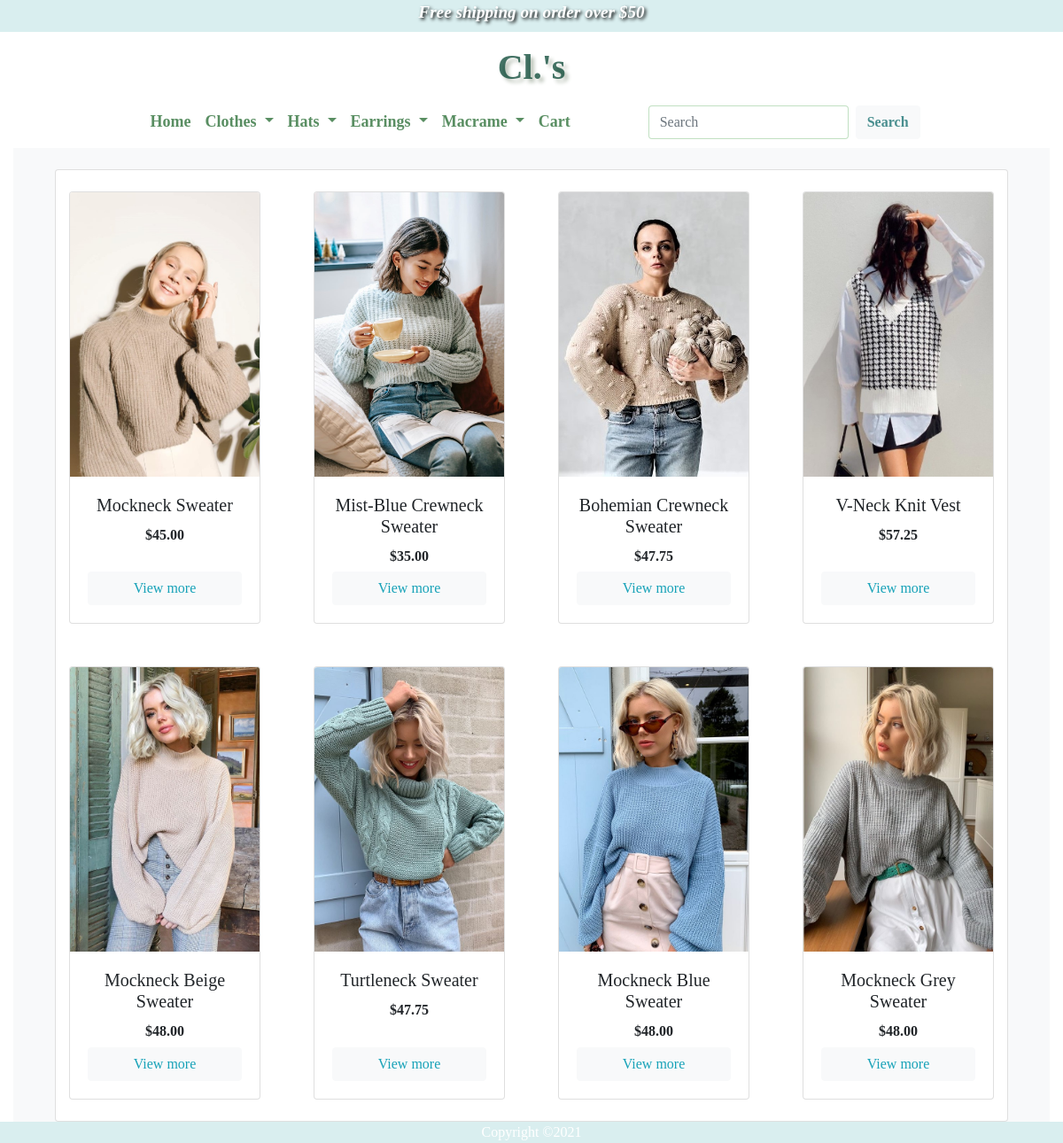
Page /category/1/ on the committed database.
### Cls/models.py (models this page shows, shortened)
class Product(db.Model):
        __tablename__='products'
        id=db.Column(db.Integer, primary_key=True)
        name=db.Column(db.String(64), nullable=False)
        clothes_category_id=db.Column(db.Integer, db.ForeignKey('clothes.id'))
        price=db.Column(db.Float, nullable=False)
        main_image=db.Column(db.String(64),nullable=False)
        img1=db.Column(db.String(64))
        img2=db.Column(db.String(64))
        description=db.Column(db.String(500),nullable=False)
        note1=db.Column(db.String(500))
        note2=db.Column(db.String(500))
        note3=db.Column(db.String(500))

### Cls/views.py (the view)
@bp.route('/category/<int:categoryid>/')#just the address name
def items(categoryid):# self deined name
    category_name = Clothes_category.query.all()#for getting the category name
    products_cate=Product.query.filter(Product.clothes_category_id == categoryid)
    return render_template('items.html', c = category_name, p=products_cate)#c and p refer to the tags in items pages

### Cls/templates/items.html (shortened to what this page needs)
{% extends 'base.html'%}
{%block button %}
<li class="nav-item">
    <a class="nav-link" href="{{url_for('main.home')}}">Home</a>
</li>
{%endblock button %}
{%block main%}
<section id="clothes">
    <div class="Clothes py-4 bg-light">
        <div id="clothes" class="container-fluid px-4">
            <div class="row mx-2">
                <div class="col-md-12">
                    <div class="card-deck">
                        <div class="card">
                            {%for row in p | batch(4)%}
                            <div class="row  py-4">
                                {%for product in row%}
                                <div class="col-sm-6 col-md-3">
                                    <div class="card  h-100 ">
                                        <img class="card-img-top"
                                            src="{{url_for('static',filename='img/'+product.main_image)}}" alt="image">
                                        <div class="card-body text-center d-flex flex-column">
                                            <h5 class="card-title">{{product.name}}</h5>
                                            <h6 class="product-price" style="font-weight: bold;">
                                                </i>{{"$%.2f"|format(product.price)}}</h6>
                                            <a href="{{url_for('main.details', detailid=product.id)}}"
                                                class="btn btn-light text-info mt-auto ">View more</a>
                                        </div>
                                    </div>
                                </div>
                                {%endfor%}
                            </div>
                            {%endfor%}
                        </div>
                    </div>
                </div>
            </div>
        </div>
</section>
{%endblock main%}

### Cls/templates/base.html (shortened to what this page needs)
<!DOCTYPE html>
<html lang="en">
<head>
    <link rel="stylesheet" type="text/css" href="{{ url_for('static',filename='CSS/style.css') }}">
    <link rel="stylesheet" href="https://cdn.jsdelivr.net/npm/bootstrap@4.6.0/dist/css/bootstrap.min.css"
>
</head>
<body style="font-family:'Times New Roman', Times, serif;">
    <header class="sticky-top">
        <div id="top"><span>Free shipping on order over $50</span></div>
        <div class="container-fluid bg-white">
            <div class="row">
                <div class="col-sm-5"></div>
                <div class="col-sm-2 text-center" id="shopName">
                    <a href="{{ url_for('main.home') }}" style="text-decoration: none;">
                        <h1> Cl.'s </h1>
                    </a>
                </div>
            </div>
        </div>
        <nav class="navbar navbar-expand-md justify-content-center navbar-light bg-white">
            <dFiv class="container">
                <div class="collapse justify-content-center navbar-collapse" id="nav">
                    <ul id="navigation" class="navbar-nav">
                        {%block button %}
                        {%endblock button %}
                        <li  class="nav-item dropdown">
                            <a class="nav-link dropdown-toggle" role="button" data-toggle="dropdown"
                                aria-haspopup="true" aria-expanded="false">
                                Clothes
                            </a>
                        </li>
                        <li class="nav-item dropdown">
                            <a class="nav-link dropdown-toggle" role="button" data-toggle="dropdown"
                                aria-haspopup="true" aria-expanded="false">
                                Hats
                            </a>
                        </li>
                        <li class="nav-item dropdown">
                            <a class="nav-link dropdown-toggle" role="button" data-toggle="dropdown"
                                aria-haspopup="true" aria-expanded="false">
                                Earrings
                            </a>
                        </li>
                        <li class="nav-item dropdown">
                            <a class="nav-link dropdown-toggle" role="button" data-toggle="dropdown"
                                aria-haspopup="true" aria-expanded="false">
                                Macrame
                            </a>
                        </li>
                        <li class="nav-item">
                            <a class="nav-link" href="{{ url_for('main.cart') }}">Cart</a>
                        </li>
                    </ul>
                    <form id="search" class="form-inline" action="{{ url_for('main.search')}}">
                        <input class="form-control mr-md-2" style="border-color: rgba(12, 134, 18, 0.253);" type="text" placeholder="Search" name="Search">
                        <button class="btn btn-light my-2 my-sm-0" style="color:rgba(42, 124, 124, 0.856); font-weight: bold;"
                            type="submit">Search</button>
                    </form>
                </div>
        </nav>
    </header>
    <main>
        <div class="container-fluid">
            {%block main%}
            {%endblock main%}
        </div>
    </main>
    <nav class="footer fixed-bottom navbar-light bg-light ">
        <div class="footer text-center text-white">Copyright &copy;2021</div>
    </nav>
</body>
</html>

### Cls/static/CSS/style.css (style rules this page uses)
html { overflow-y: scroll; }
span { font-family:'Times New Roman', Times, serif; font-style:italic; font-weight: bold; }
#search { margin-left: 5rem; }
#navigation a { color:rgba(13, 90, 26, 0.685); font-size: 18px; font-weight: bold; }
#top { background-color: #d9eeef; text-align: center; height: 36px; color:white; text-shadow: black 0.1em 0.1em 0.2em; font-size:1.2rem; }
#shopName h1 { padding-top:1rem; padding-bottom:0rem; color:rgba(8, 70, 51, 0.76); text-align: center; font-family: Segoe Script; font-weight: bold; text-shadow: 0.1em 0.1em 0.1em rgb(189, 197, 186); }
.footer { background:#d9eeef; margin-bottom: 3rem; margin-bottom: 0rem; text-align: center; }

### rows in the picture
Product: main_image (picture), name "Mockneck Sweater", price "$45.00"
Product: main_image (picture), name "Mist-Blue Crewneck Sweater", price "$35.00"
Product: main_image (picture), name "Bohemian Crewneck Sweater", price "$47.75"
Product: main_image (picture), name "V-Neck Knit Vest", price "$57.25"
Product: main_image (picture), name "Mockneck Beige Sweater", price "$48.00"
Product: main_image (picture), name "Turtleneck Sweater", price "$47.75"
Product: main_image (picture), name "Mockneck Blue Sweater", price "$48.00"
Product: main_image (picture), name "Mockneck Grey Sweater", price "$48.00"
